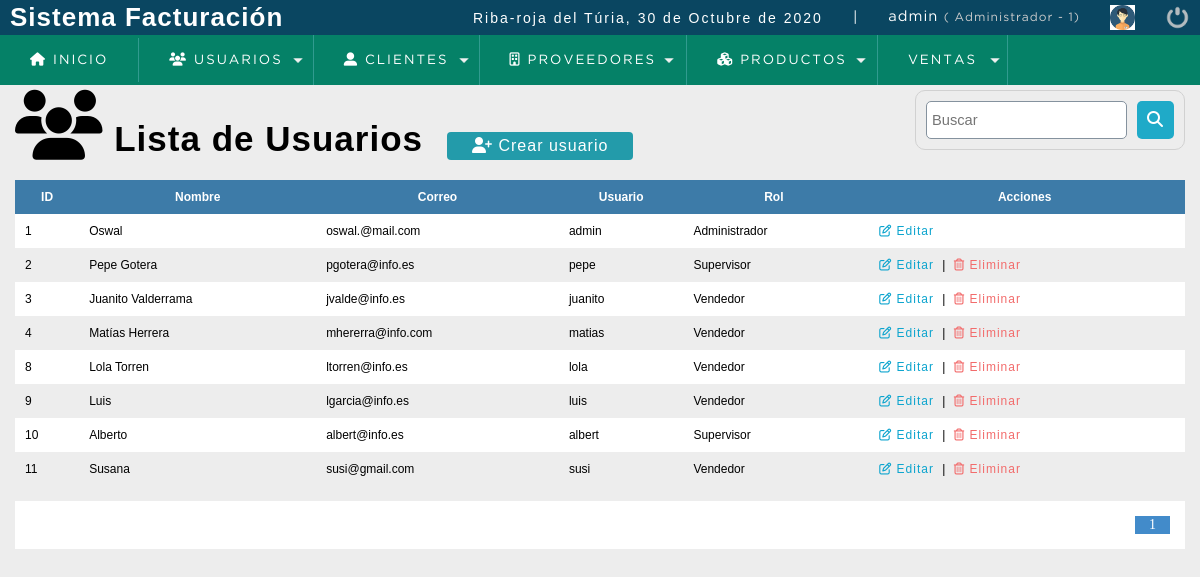
The page /sistema/lista_usuarios.php (signed in) on the database its author committed.
### tables this page shows
CREATE TABLE `usuario` (
  `idusuario` int(11) NOT NULL,
  `nombre` varchar(50) DEFAULT NULL,
  `correo` varchar(100) DEFAULT NULL,
  `usuario` varchar(15) DEFAULT NULL,
  `clave` varchar(100) DEFAULT NULL,
  `rol` int(11) DEFAULT NULL
);

CREATE TABLE `rol` (
  `idrol` int(11) NOT NULL,
  `rol` varchar(20) DEFAULT NULL
);

### sistema/lista_usuarios.php (the view, shortened to what this page needs)
<?php
	include_once "../conexion.php";
?>
<!DOCTYPE html>
<html lang="en">
<head>
	<?php include_once("includes/scripts.php") ?>
</head>
<body>
	<?php include_once("includes/cabecera.php") ?>
	<section id="contenedor">
		<h1><i class="fas fa-users fa-2x"></i>  Lista de Usuarios</h1>
		<a href="registro_usuario.php" class="btn_new"><i class="fas fa-user-plus"></i> Crear usuario</a>
		<form action="buscar_usuario.php" method="get" class="form_search">
			<input type="text" id="busqueda" name="busqueda" placeholder="Buscar">
			<button type="submit" class="btn_search"><i class="fas fa-search"></i></button>
		</form>
		<div class="contenedorTabla">
			<table>
				<thead>
					<tr>
						<th>ID</th>
						<th>Nombre</th>
						<th>Correo</th>
						<th>Usuario</th>
						<th>Rol</th>
						<th>Acciones</th>
					</tr>
				</thead>
				<tbody>
					<?php
						$sql_registros = "SELECT count(*) as total_registros FROM usuario";
						$query_registros = mysqli_query($conexion, $sql_registros);
						$res_registros = mysqli_fetch_array($query_registros);
						$total_registros = $res_registros['total_registros'];
						$reg_por_pagina = 10;
						if ( empty($_GET['pagina']))
						{
							$pagina = 1;
						} else
						{
							$pagina = $_GET['pagina'];
						}
						$total_paginas = ceil($total_registros / $reg_por_pagina);
						$desde = ($pagina - 1) * $reg_por_pagina;
						$paginadores = "";
						for ($i=1; $i <= $total_paginas; $i++) {
							if ( $i == $pagina )
							{
								$paginadores .= '<li class="pageSelected">'.$i.'</li>';
							} else
							{
								$paginadores .= '<li><a href="?pagina='.$i.'">'.$i.'</a></li>';
							}
						}
						$sql = "SELECT u.idusuario, u.nombre, u.correo, u.usuario, r.rol
						        FROM usuario u
						        INNER JOIN rol r
						           ON u.rol = r.idrol
						        ORDER BY idusuario ASC
						        LIMIT $desde, $reg_por_pagina";
						$query = mysqli_query($conexion, $sql);
						$resultado = 0;
						if ( $query )
						{
							$resultado = mysqli_num_rows($query);
						}
						if ( $resultado > 0 )
						{
							while ( $datos = mysqli_fetch_array($query) )
							{
								$fila  = '<tr>';
								$fila .= '	<td>'.$datos['idusuario'].'</td>';
								$fila .= '	<td>'.$datos['nombre'].'</td>';
								$fila .= '	<td>'.$datos['correo'].'</td>';
								$fila .= '	<td>'.$datos['usuario'].'</td>';
								$fila .= '	<td>'.$datos['rol'].'</td>';
								$fila .= '	<td>';
								$fila .= '		<a href="editar_usuario.php?id='.$datos['idusuario'].'" class="link_edit"><i class="far fa-edit"></i> Editar</a>';
								if ( $datos['idusuario'] != 1 )
								{
									$fila .= '		|';
									$fila .= '		<a href="eliminar_confirmar_usuario.php?id='.$datos['idusuario'].'" class="link_del"><i class="far fa-trash-alt"></i> Eliminar</a>';
								}
								$fila .= '	</td>';
								$fila .= '</tr>';
								echo "$fila";
							}
						}
					?>
				</tbody>
			</table>
		</div>
		<div class="paginador">
			<ul>
				<?php echo $paginadores ?>
			</ul>
		</div>
	</section>
</body>
</html>

### sistema/css/style.css (style rules this page uses)
* { margin: 0; padding: 0; box-sizing: border-box; }
body { background: #ededed; }
h1, h2, h3, h4, h5, h6 { font-family: 'arial'; font-weight: bold; letter-spacing: 1px; }
h1 { font-size: 26px; }
a { text-decoration: none; letter-spacing: 1px; font-family: arial; }
#contenedor { padding: 90px 15px 15px; }
form { background: #fff; margin: auto; padding: 20px 50px; border: 1px solid #d1d1d1; }
input, select { display: block; width: 100%; font-size: 11pt; padding: 5px; border: 1px solid #85929e; border-radius: 5px; }
#contenedor h1 { font-size: 35px; display: inline-block; }
.btn_new, .btn_ok, .btn_add, .btn_act { background: #239baa; color: #fff; display: inline-block; padding: 5px 25px; border-radius: 4px; cursor: pointer; margin: 20px; border: 0; text-align: center; }
table { border-collapse: collapse; font-size: 12px; font-family: 'Arial'; width: 100%; }
table th { text-align: center; padding: 10px; background: #3d7ba8; color: #fff; }
table tr:nth-child(odd) { background: #fff; }
table td { padding: 10px; }
.link_edit { color: #0ca4ce; padding-right: 5px; padding-left: 5px; }
.link_del { color: #f26b6b; padding-left: 5px; }
.paginador ul { padding: 15px; list-style: none; background: #fff; margin-top: 15px; display: -webkit-flex; display: -moz-flex; display: -mos-flex; display: -o-flex; display: flex; justify-content: flex-end; }
.paginador a, .pageSelected { color: #428bca; border: 1px solid #ddd; display: inline-block; font-size: 14px; text-align: center; width: 35px; }
.pageSelected { color: #fff; background: #428bca; border: 1px solid #428bca; }
.form_search { display: -webkit-flex; display: -moz-flex; display: -ms-flex; display: -o-flex; display: flex; float: right; background: initial; padding: 10px; border-radius: 10px; }
.form_search .btn_search { background: #1faac8; color: #fff; padding: 10px; border: 0; margin-left: 10px; cursor: pointer; border-radius: 5px; }
button { text-decoration: none; letter-spacing: 1px; font-family: arial; font-size: 12pt; }

### rows shown on the page
usuario: idusuario "1", nombre "Oswal", correo "oswal.@mail.com", usuario "admin", rol.rol "Administrador"
usuario: idusuario "2", nombre "Pepe Gotera", correo "pgotera@info.es", usuario "pepe", rol.rol "Supervisor", idusuario "|"
usuario: idusuario "3", nombre "Juanito Valderrama", correo "jvalde@info.es", usuario "juanito", rol.rol "Vendedor", idusuario "|"
usuario: idusuario "4", nombre "Matías Herrera", correo "mhererra@info.com", usuario "matias", rol.rol "Vendedor", idusuario "|"
usuario: idusuario "8", nombre "Lola Torren", correo "ltorren@info.es", usuario "lola", rol.rol "Vendedor", idusuario "|"
usuario: idusuario "9", nombre "Luis", correo "lgarcia@info.es", usuario "luis", rol.rol "Vendedor", idusuario "|"
usuario: idusuario "10", nombre "Alberto", correo "albert@info.es", usuario "albert", rol.rol "Supervisor", idusuario "|"
usuario: idusuario "11", nombre "Susana", correo "susi@gmail.com", usuario "susi", rol.rol "Vendedor", idusuario "|"

### other values the page prints
fechaC() "30 de Octubre de 2020"
$_SESSION['usuario'] "admin"
$_SESSION['nom_rol'] "Administrador"
$_SESSION['rol'] "1"
